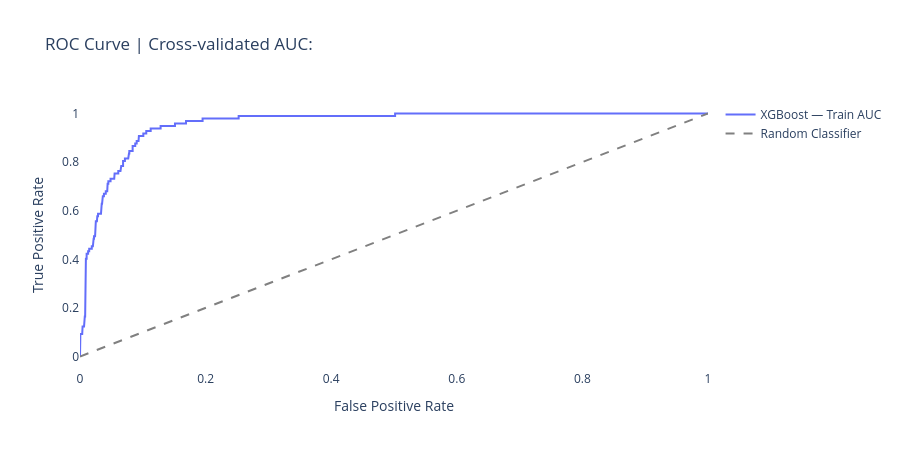

The code cell stored with this chart in its notebook:
### Code cell
# After cross-validation, refit on ALL data
# This gives the strongest model for the Streamlit app
model.fit(X, y)
print("Model refit on full dataset — ready for deployment")
print(f"Final model: {model.n_estimators} trees, "
      f"depth {model.max_depth}")

#plotting the ROC curve
from sklearn.metrics import roc_curve
import matplotlib.pyplot as plt
y_pred_proba = model.predict_proba(X)[:, 1]
fpr, tpr, _ = roc_curve(y, y_pred_proba)

# Step 4 — Plot
fig = go.Figure()
fig.add_trace(go.Scatter(
    x=fpr, y=tpr, mode='lines',
    name='XGBoost — Train AUC'
))
fig.add_trace(go.Scatter(
    x=[0,1], y=[0,1], mode='lines',
    name='Random Classifier',
    line=dict(color='grey', dash='dash')
))
fig.update_layout(
    title=f'ROC Curve | Cross-validated AUC: ',
    xaxis_title='False Positive Rate',
    yaxis_title='True Positive Rate',
    paper_bgcolor='white', plot_bgcolor='white',
    height=450
)
fig.show()
